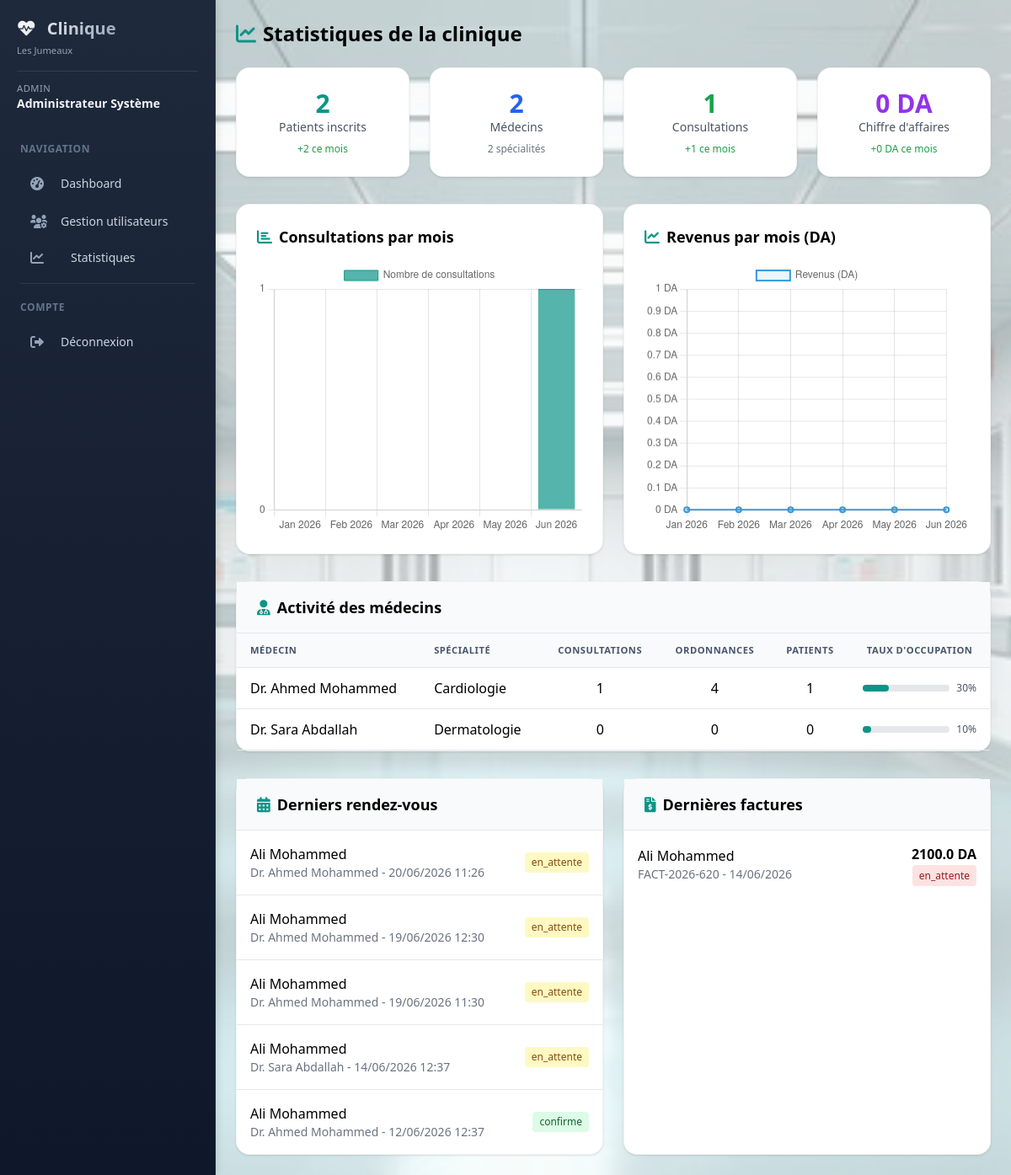
Page /admin/statistiques (signed in) on the committed database.
### models/database.py (models this page shows)
class Medecin(db.Model):
    __tablename__ = 'medecins'
    id = db.Column(db.Integer, primary_key=True)
    nom = db.Column(db.String(100), nullable=False)
    specialite = db.Column(db.String(100), nullable=False)
    email = db.Column(db.String(120))
    telephone = db.Column(db.String(20))
    adresse_cabinet = db.Column(db.Text)
    numero_ordre = db.Column(db.String(50))
    created_at = db.Column(db.DateTime, default=datetime.utcnow)
    rendezvous = db.relationship('RendezVous', back_populates='medecin', lazy='dynamic')
    consultations = db.relationship('Consultation', back_populates='medecin', lazy='dynamic')
    ordonnances = db.relationship('Ordonnance', back_populates='medecin', lazy='dynamic')

class RendezVous(db.Model):
    __tablename__ = 'rendezvous'
    id = db.Column(db.Integer, primary_key=True)
    patient_id = db.Column(db.Integer, db.ForeignKey('patients.id'), nullable=False)
    medecin_id = db.Column(db.Integer, db.ForeignKey('medecins.id'), nullable=False)
    date_rendezvous = db.Column(db.DateTime, nullable=False)
    duree = db.Column(db.Integer, default=30)
    motif = db.Column(db.Text)
    statut = db.Column(db.String(20), default='en_attente')
    created_at = db.Column(db.DateTime, default=datetime.utcnow)
    patient = db.relationship('Patient', back_populates='rendezvous', foreign_keys=[patient_id])
    medecin = db.relationship('Medecin', back_populates='rendezvous', foreign_keys=[medecin_id])

class Patient(db.Model):
    __tablename__ = 'patients'
    id = db.Column(db.Integer, primary_key=True)
    nom = db.Column(db.String(100), nullable=False)
    prenom = db.Column(db.String(100), nullable=False)
    email = db.Column(db.String(120))
    telephone = db.Column(db.String(20), nullable=False)
    date_naissance = db.Column(db.Date)
    adresse = db.Column(db.Text)
    num_assurance = db.Column(db.String(50))
    user_id = db.Column(db.Integer, db.ForeignKey('utilisateurs.id'))
    date_creation = db.Column(db.DateTime, default=datetime.utcnow)
    allergies = db.Column(db.Text)           # الحساسية
    chronic_diseases = db.Column(db.Text)    # الأمراض المزمنة
    current_medications = db.Column(db.Text) # العلاجات الحالية
    user = db.relationship('Utilisateur', backref='patient', foreign_keys=[user_id])
    rendezvous = db.relationship('RendezVous', back_populates='patient', lazy='dynamic')
    consultations = db.relationship('Consultation', back_populates='patient', lazy='dynamic')
    ordonnances = db.relationship('Ordonnance', back_populates='patient', lazy='dynamic')
    factures = db.relationship('Facture', back_populates='patient', lazy='dynamic')

class Facture(db.Model):
    __tablename__ = 'factures'
    id = db.Column(db.Integer, primary_key=True)
    patient_id = db.Column(db.Integer, db.ForeignKey('patients.id'), nullable=False)
    numero = db.Column(db.String(50), unique=True, nullable=False)
    date = db.Column(db.DateTime, nullable=False)
    montant = db.Column(db.Float, nullable=False)
    description = db.Column(db.Text)
    statut = db.Column(db.String(20), default='en_attente')
    date_paiement = db.Column(db.DateTime)
    montant_paye = db.Column(db.Float, default=0)
    montant_restant = db.Column(db.Float, default=0)
    dernier_paiement = db.Column(db.Date)
    created_at = db.Column(db.DateTime, default=datetime.utcnow)
    patient = db.relationship('Patient', back_populates='factures', foreign_keys=[patient_id])

### models/admin.py (the view)
@admin_bp.route('/statistiques')
@admin_required
def statistiques():
    from models.database import Patient, Medecin, Utilisateur, Consultation, Ordonnance, RendezVous, Facture
    from datetime import datetime, timedelta
    from sqlalchemy import func
    now = datetime.now()
    first_day_month = datetime(now.year, now.month, 1)
    stats = {}
    stats['total_patients'] = Patient.query.count()
    stats['new_patients_month'] = Patient.query.filter(Patient.date_creation >= first_day_month).count()
    stats['total_medecins'] = Medecin.query.count()
    stats['specialites_count'] = db.session.query(Medecin.specialite).distinct().count()
    stats['total_consultations'] = Consultation.query.count()
    stats['consultations_month'] = Consultation.query.filter(Consultation.date >= first_day_month).count()
    factures_payees = Facture.query.filter(Facture.statut == 'paye').all()
    stats['total_revenu'] = sum(f.montant for f in factures_payees)
    stats['revenu_month'] = sum(f.montant for f in Facture.query.filter(Facture.statut == 'paye', Facture.date >= first_day_month).all())
    medecins = Medecin.query.all()
    medecins_stats = []
    for med in medecins:
        consultations_count = Consultation.query.filter_by(medecin_id=med.id).count()
        ordonnances_count = Ordonnance.query.filter_by(medecin_id=med.id).count()
        patients_count = db.session.query(Consultation.patient_id).filter_by(medecin_id=med.id).distinct().count()
        rdv_count = RendezVous.query.filter(
            RendezVous.medecin_id == med.id,
            RendezVous.date_rendezvous >= first_day_month,
            RendezVous.statut != 'annule'
        ).count()
        occupation = min(100, int(rdv_count * 100 / 20))  # 20 jours ouvrables max
        medecins_stats.append({
            'nom': med.nom,
            'specialite': med.specialite,
            'consultations': consultations_count,
            'ordonnances': ordonnances_count,
            'patients': patients_count,
            'occupation': occupation
        })
    medecins_stats.sort(key=lambda x: x['consultations'], reverse=True)
    stats['medecins_stats'] = medecins_stats[:10]  # Top 10
    mois_labels = []
    consultations_data = []
    revenus_data = []
    for i in range(5, -1, -1):  # 6 derniers mois
        mois_date = datetime(now.year, now.month, 1) - timedelta(days=30*i)
        mois_suivant = datetime(mois_date.year, mois_date.month + 1, 1) if mois_date.month < 12 else datetime(mois_date.year + 1, 1, 1)
        mois_labels.append(mois_date.strftime('%b %Y'))
        consultations = Consultation.query.filter(
            Consultation.date >= mois_date,
            Consultation.date < mois_suivant
        ).count()
        consultations_data.append(consultations)
        revenus = sum(f.montant for f in Facture.query.filter(
            Facture.statut == 'paye',
            Facture.date >= mois_date,
            Facture.date < mois_suivant
        ).all())
        revenus_data.append(revenus)
    stats['mois_labels'] = mois_labels
    stats['consultations_data'] = consultations_data
    stats['revenus_data'] = revenus_data
    stats['last_rendezvous'] = RendezVous.query.order_by(RendezVous.date_rendezvous.desc()).limit(5).all()
    stats['last_factures'] = Facture.query.order_by(Facture.date.desc()).limit(5).all()
    return render_template('admin/statistiques.html', stats=stats)

### templates/admin/statistiques.html (shortened to what this page needs)
{% extends "base_dashboard.html" %}
{% block content %}
<div>
    <h1 class="text-2xl font-bold mb-6"><i class="fas fa-chart-line text-primary mr-2"></i>Statistiques de la clinique</h1>
    <div class="grid grid-cols-1 md:grid-cols-2 lg:grid-cols-4 gap-6 mb-8">
        <div class="bg-white rounded-lg shadow p-6 text-center">
            <div class="text-3xl font-bold text-primary">{{ stats.total_patients }}</div>
            <div class="text-gray-600 text-sm">Patients inscrits</div>
            <div class="text-xs text-green-600 mt-2">+{{ stats.new_patients_month }} ce mois</div>
        </div>
        <div class="bg-white rounded-lg shadow p-6 text-center">
            <div class="text-3xl font-bold text-blue-600">{{ stats.total_medecins }}</div>
            <div class="text-gray-600 text-sm">Médecins</div>
            <div class="text-xs text-gray-500 mt-2">{{ stats.specialites_count }} spécialités</div>
        </div>
        <div class="bg-white rounded-lg shadow p-6 text-center">
            <div class="text-3xl font-bold text-green-600">{{ stats.total_consultations }}</div>
            <div class="text-gray-600 text-sm">Consultations</div>
            <div class="text-xs text-green-600 mt-2">+{{ stats.consultations_month }} ce mois</div>
        </div>
        <div class="bg-white rounded-lg shadow p-6 text-center">
            <div class="text-3xl font-bold text-purple-600">{{ stats.total_revenu }} DA</div>
            <div class="text-gray-600 text-sm">Chiffre d'affaires</div>
            <div class="text-xs text-green-600 mt-2">+{{ stats.revenu_month }} DA ce mois</div>
        </div>
    </div>
    <div class="grid grid-cols-1 lg:grid-cols-2 gap-6 mb-8">
        <div class="bg-white rounded-lg shadow p-6">
            <h2 class="text-lg font-semibold mb-4"><i class="fas fa-chart-bar text-primary mr-2"></i>Consultations par mois</h2>
            <canvas id="consultationsChart" height="250"></canvas>
        </div>
        <div class="bg-white rounded-lg shadow p-6">
            <h2 class="text-lg font-semibold mb-4"><i class="fas fa-chart-line text-primary mr-2"></i>Revenus par mois (DA)</h2>
            <canvas id="revenusChart" height="250"></canvas>
        </div>
    </div>
    <div class="bg-white rounded-lg shadow mb-8">
        <div class="px-6 py-4 border-b bg-gray-50">
            <h2 class="text-lg font-semibold"><i class="fas fa-user-md text-primary mr-2"></i>Activité des médecins</h2>
        </div>
        <div class="overflow-x-auto">
            <table class="w-full">
                <thead class="bg-gray-100">
                    <tr>
                        <th class="px-4 py-3 text-left">Médecin</th>
                        <th class="px-4 py-3 text-left">Spécialité</th>
                        <th class="px-4 py-3 text-center">Consultations</th>
                        <th class="px-4 py-3 text-center">Ordonnances</th>
                        <th class="px-4 py-3 text-center">Patients</th>
                        <th class="px-4 py-3 text-center">Taux d'occupation</th>
                    </tr>
                </thead>
                <tbody>
                    {% for med in stats.medecins_stats %}
                    <tr class="border-t hover:bg-gray-50">
                        <td class="px-4 py-3 font-medium">Dr. {{ med.nom }}</td>
                        <td class="px-4 py-3">{{ med.specialite }}</td>
                        <td class="px-4 py-3 text-center">{{ med.consultations }}</td>
                        <td class="px-4 py-3 text-center">{{ med.ordonnances }}</td>
                        <td class="px-4 py-3 text-center">{{ med.patients }}</td>
                        <td class="px-4 py-3">
                            <div class="flex items-center gap-2">
                                <div class="flex-1 bg-gray-200 rounded-full h-2">
                                    <div class="bg-primary h-2 rounded-full" style="width: {{ med.occupation }}%"></div>
                                </div>
                                <span class="text-xs text-gray-600">{{ med.occupation }}%</span>
                            </div>
                        </td>
                    </tr>
                    {% endfor %}
                </tbody>
            </table>
        </div>
    </div>
    <div class="grid grid-cols-1 lg:grid-cols-2 gap-6">
        <div class="bg-white rounded-lg shadow">
            <div class="px-6 py-4 border-b bg-gray-50">
                <h2 class="text-lg font-semibold"><i class="fas fa-calendar-alt text-primary mr-2"></i>Derniers rendez-vous</h2>
            </div>
            <div class="divide-y">
                {% for rdv in stats.last_rendezvous %}
                <div class="p-4 hover:bg-gray-50">
                    <div class="flex justify-between items-center">
                        <div>
                            <p class="font-medium">{{ rdv.patient.nom }} {{ rdv.patient.prenom }}</p>
                            <p class="text-sm text-gray-500">Dr. {{ rdv.medecin.nom }} - {{ rdv.date_rendezvous.strftime('%d/%m/%Y %H:%M') if rdv.date_rendezvous else '-' }}</p>
                        </div>
                        <span class="px-2 py-1 rounded text-xs
                            {% if rdv.statut == 'confirme' %}bg-green-100 text-green-800
                            {% elif rdv.statut == 'annule' %}bg-red-100 text-red-800
                            {% else %}bg-yellow-100 text-yellow-800{% endif %}">
                            {{ rdv.statut }}
                        </span>
                    </div>
                </div>
                {% else %}
                <div class="p-8 text-center text-gray-500">Aucun rendez-vous</div>
                {% endfor %}
            </div>
        </div>
        <div class="bg-white rounded-lg shadow">
            <div class="px-6 py-4 border-b bg-gray-50">
                <h2 class="text-lg font-semibold"><i class="fas fa-file-invoice-dollar text-primary mr-2"></i>Dernières factures</h2>
            </div>
            <div class="divide-y">
                {% for facture in stats.last_factures %}
                <div class="p-4 hover:bg-gray-50">
                    <div class="flex justify-between items-center">
                        <div>
                            <p class="font-medium">{{ facture.patient.nom }} {{ facture.patient.prenom }}</p>
                            <p class="text-sm text-gray-500">{{ facture.numero }} - {{ facture.date.strftime('%d/%m/%Y') if facture.date else '-' }}</p>
                        </div>
                        <div class="text-right">
                            <p class="font-bold">{{ facture.montant }} DA</p>
                            <span class="px-2 py-1 rounded text-xs
                                {% if facture.statut == 'paye' %}bg-green-100 text-green-800
                                {% elif facture.statut == 'partiel' %}bg-orange-100 text-orange-800
                                {% else %}bg-red-100 text-red-800{% endif %}">
                                {{ facture.statut }}
                            </span>
                        </div>
                    </div>
                </div>
                {% else %}
                <div class="p-8 text-center text-gray-500">Aucune facture</div>
                {% endfor %}
            </div>
        </div>
    </div>
</div>
<script>
    // Graphique des consultations par mois
    const ctx1 = document.getElementById('consultationsChart').getContext('2d');
    new Chart(ctx1, {
        type: 'bar',
        data: {
            labels: {{ stats.mois_labels|tojson }},
            datasets: [{
                label: 'Nombre de consultations',
                data: {{ stats.consultations_data|tojson }},
                backgroundColor: 'rgba(13, 148, 136, 0.7)',
                borderColor: '#0D9488',
                borderWidth: 1
            }]
        },
        options: {
            responsive: true,
            maintainAspectRatio: true,
            scales: {
                y: {
                    beginAtZero: true,
                    ticks: { stepSize: 1 }
                }
            }
        }
    });
    // Graphique des revenus par mois
    const ctx2 = document.getElementById('revenusChart').getContext('2d');
    new Chart(ctx2, {
        type: 'line',
        data: {
            labels: {{ stats.mois_labels|tojson }},
            datasets: [{
                label: 'Revenus (DA)',
                data: {{ stats.revenus_data|tojson }},
                backgroundColor: 'rgba(52, 152, 219, 0.1)',
                borderColor: '#3498db',
                borderWidth: 2,
                fill: true,
                tension: 0.3
            }]
        },
        options: {
            responsive: true,
            maintainAspectRatio: true,
            scales: {
                y: {
                    beginAtZero: true,
                    ticks: { callback: function(value) { return value.toLocaleString() + ' DA'; } }
                }
            }
        }
    });
</script>
{% endblock %}

### rows in the picture
Medecin: nom "Ahmed Mohammed", specialite "Cardiologie", consultations "1", ordonnances "4", patients "1", occupation "30"
Medecin: nom "Sara Abdallah", specialite "Dermatologie", consultations "0", ordonnances "0", patients "0", occupation "10"
RendezVous: patient.nom "Ali", patient.prenom "Mohammed", medecin.nom "Ahmed Mohammed", date_rendezvous "20/06/2026 11:26", statut "en_attente"
RendezVous: patient.nom "Ali", patient.prenom "Mohammed", medecin.nom "Ahmed Mohammed", date_rendezvous "19/06/2026 12:30", statut "en_attente"
RendezVous: patient.nom "Ali", patient.prenom "Mohammed", medecin.nom "Ahmed Mohammed", date_rendezvous "19/06/2026 11:30", statut "en_attente"
RendezVous: patient.nom "Ali", patient.prenom "Mohammed", medecin.nom "Sara Abdallah", date_rendezvous "14/06/2026 12:37", statut "en_attente"
RendezVous: patient.nom "Ali", patient.prenom "Mohammed", medecin.nom "Ahmed Mohammed", date_rendezvous "12/06/2026 12:37", statut "confirme"
Facture: patient.nom "Ali", patient.prenom "Mohammed", numero "FACT-2026-620", date "14/06/2026", montant "2100.0", statut "en_attente"

### other values in the picture
{{ session.role|capitalize }} "ADMIN"
{{ session.nom }} "Administrateur"
{{ session.prenom }} "Système"
{{ stats.total_patients }} "2"
{{ stats.new_patients_month }} "2"
{{ stats.total_medecins }} "2"
{{ stats.specialites_count }} "2"
{{ stats.total_consultations }} "1"
{{ stats.consultations_month }} "1"
{{ stats.total_revenu }} "0"
{{ stats.revenu_month }} "0"
chart data {{ stats.consultations_data|tojson }} [0, 0, 0, 0, 0, 1]
chart data {{ stats.revenus_data|tojson }} [0, 0, 0, 0, 0, 0]
